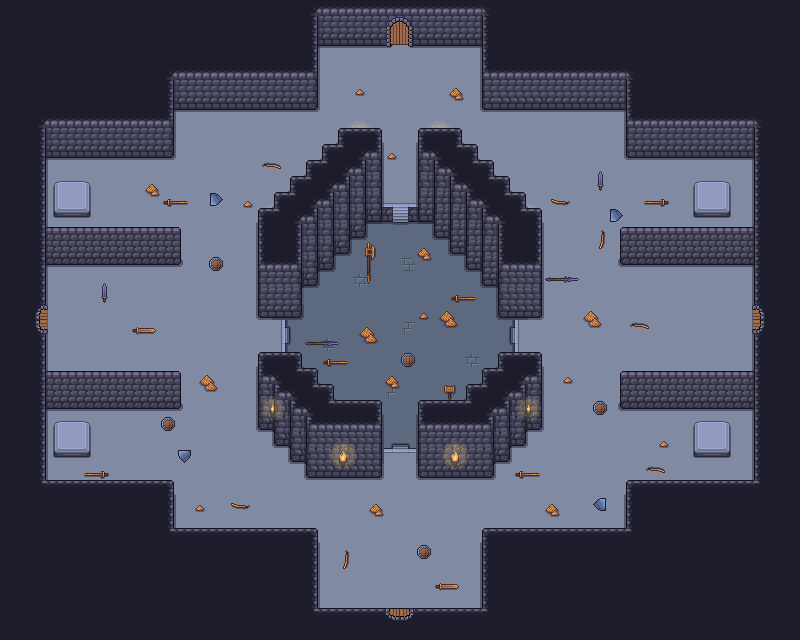

Rendered tile map (Tiled .tmx) drawn with the repository's tilesets; below, a short description and the map source with its tile grids summarised:
An orthogonal 50x40 tile map with 16x16 px tiles, 8 tile layers (Fondo, Suelo, Suelo Decoracion 2, Suelo Decoracion, ...), 12 tilesets and 36 objects.

<map version="1.10" tiledversion="1.12.1" orientation="orthogonal" renderorder="right-down" width="50" height="40" tilewidth="16" tileheight="16" infinite="0" nextlayerid="17" nextobjectid="47">
 <tileset firstgid="1" source="../tilesets/Paredes2.tsx" />
 <tileset firstgid="494" source="../tilesets/puertas.tsx" />
 <tileset firstgid="498" source="../tilesets/player.tsx" />
 <tileset firstgid="499" source="../tilesets/corazon.tsx" />
 <tileset firstgid="500" source="../tilesets/azeris.tsx" />
 <tileset firstgid="501" source="../tilesets/amongus.tsx" />
 <tileset firstgid="502" source="../tilesets/goomba.tsx" />
 <tileset firstgid="503" source="../tilesets/skeleton.tsx" />
 <tileset firstgid="505" source="../tilesets/Fuegos.tsx" />
 <tileset firstgid="703" source="../tilesets/pedestals.tsx" />
 <tileset firstgid="1073" source="../tilesets/supplies_objects.tsx" />
 <tileset firstgid="1628" source="../tilesets/Objetos.tsx" />
 <group id="2" name="Room">
  <layer id="1" name="Fondo" width="50" height="40">
   <data>[2000 cells, 2000 non-empty, 1 distinct tile ids]</data>
  </layer>
  <layer id="3" name="Suelo" width="50" height="40">
   <data>[2000 cells, 1702 non-empty, 5 distinct tile ids]</data>
  </layer>
  <layer id="5" name="Suelo Decoracion 2" width="50" height="40">
   <data>[2000 cells, 86 non-empty, 15 distinct tile ids]</data>
  </layer>
  <layer id="4" name="Suelo Decoracion" width="50" height="40">
   <data>[2000 cells, 72 non-empty, 41 distinct tile ids]</data>
  </layer>
  <layer id="6" name="Paredes" width="50" height="40">
   <data>[2000 cells, 978 non-empty, 39 distinct tile ids]</data>
  </layer>
  <layer id="7" name="Decoracion 2" width="50" height="40">
   <data>[2000 cells, 30 non-empty, 15 distinct tile ids]</data>
  </layer>
  <layer id="14" name="Decoracion" width="50" height="40">
   <data>[2000 cells, 92 non-empty, 30 distinct tile ids]</data>
  </layer>
  <layer id="9" name="Puertas" width="50" height="40">
   <data>[2000 cells, 4 non-empty, 4 distinct tile ids]</data>
  </layer>
  <objectgroup id="10" name="Utils">
   <object id="7" gid="499" x="62.3333" y="204.667" width="18" height="18" />
   <object id="8" gid="499" x="61.6667" y="445" width="18" height="18" />
   <object id="9" gid="499" x="703.333" y="204.167" width="18" height="18" />
   <object id="10" gid="499" x="703.083" y="443.167" width="18" height="18" />
   <object id="11" gid="499" x="225.667" y="505" width="18" height="18" />
   <object id="12" gid="499" x="573.667" y="506.333" width="18" height="18" />
   <object id="13" gid="499" x="571" y="142.333" width="18" height="18" />
   <object id="14" gid="499" x="205.667" y="143.667" width="18" height="18" />
   <object id="20" gid="499" x="309" y="340" width="18" height="18" />
   <object id="21" gid="499" x="479" y="342" width="18" height="18" />
   <object id="22" gid="499" x="390" y="268" width="18" height="18" />
   <object id="23" gid="499" x="390" y="418" width="18" height="18" />
   <object id="24" gid="500" x="387" y="340" width="21" height="21" />
  </objectgroup>
  <objectgroup id="11" name="Entities">
   <object id="25" gid="501" x="345" y="311" width="30" height="30" />
   <object id="26" gid="501" x="433" y="315" width="30" height="30" />
   <object id="27" gid="501" x="433" y="384" width="30" height="30" />
   <object id="28" gid="501" x="337" y="392" width="30" height="30" />
   <object id="29" gid="501" x="667" y="208" width="30" height="30" />
   <object id="32" gid="502" x="114" y="453" width="16" height="16" />
   <object id="33" gid="502" x="121" y="202" width="16" height="16" />
   <object id="34" gid="502" x="618" y="194" width="16" height="16" />
   <object id="35" gid="502" x="612" y="456" width="16" height="16" />
   <object id="36" gid="502" x="384" y="360" width="16" height="16" />
   <object id="37" gid="502" x="388" y="301" width="16" height="16" />
   <object id="38" gid="502" x="394" y="181" width="16" height="16" />
   <object id="40" gid="502" x="239" y="341" width="16" height="16" />
   <object id="41" gid="502" x="549" y="341" width="16" height="16" />
   <object id="42" gid="502" x="394" y="481" width="16" height="16" />
   <object id="43" gid="503" x="521" y="162" width="32" height="32" />
   <object id="44" gid="503" x="232" y="158" width="32" height="32" />
   <object id="45" gid="503" x="230" y="502" width="32" height="32" />
   <object id="46" gid="503" x="532" y="514" width="32" height="32" />
  </objectgroup>
  <objectgroup id="12" name="Player">
   <object id="3" gid="498" x="362" y="113" width="64" height="64" />
   <object id="4" gid="498" x="692.667" y="351.333" width="64" height="64" />
   <object id="5" gid="498" x="46" y="348" width="64" height="64" />
   <object id="6" gid="498" x="361.333" y="604.667" width="64" height="64" />
  </objectgroup>
 </group>
</map>
